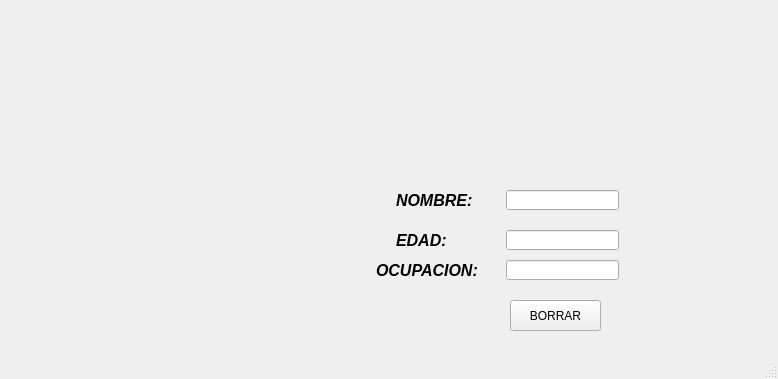
<?xml version="1.0" encoding="UTF-8"?>
<ui version="4.0">
 <class>MainWindow</class>
 <widget class="QMainWindow" name="MainWindow">
  <property name="geometry">
   <rect>
    <x>0</x>
    <y>0</y>
    <width>778</width>
    <height>379</height>
   </rect>
  </property>
  <property name="windowTitle">
   <string>MainWindow</string>
  </property>
  <widget class="QWidget" name="centralwidget">
   <widget class="QLabel" name="label">
    <property name="geometry">
     <rect>
      <x>20</x>
      <y>0</y>
      <width>181</width>
      <height>121</height>
     </rect>
    </property>
    <property name="text">
     <string/>
    </property>
    <property name="pixmap">
     <pixmap resource="../Recursos.qrc">:/meme/Imagen/fians.jpg</pixmap>
    </property>
    <property name="scaledContents">
     <bool>true</bool>
    </property>
   </widget>
   <widget class="QLabel" name="label_4">
    <property name="geometry">
     <rect>
      <x>580</x>
      <y>0</y>
      <width>171</width>
      <height>121</height>
     </rect>
    </property>
    <property name="text">
     <string/>
    </property>
    <property name="pixmap">
     <pixmap resource="../Recursos.qrc">:/meme/Imagen/uat-logo.jpg</pixmap>
    </property>
    <property name="scaledContents">
     <bool>true</bool>
    </property>
   </widget>
   <widget class="QLabel" name="label_5">
    <property name="geometry">
     <rect>
      <x>650</x>
      <y>380</y>
      <width>201</width>
      <height>151</height>
     </rect>
    </property>
    <property name="text">
     <string/>
    </property>
    <property name="pixmap">
     <pixmap>:/variados/logo_equipo.jpg</pixmap>
    </property>
    <property name="scaledContents">
     <bool>true</bool>
    </property>
   </widget>
   <widget class="QLabel" name="img">
    <property name="geometry">
     <rect>
      <x>126</x>
      <y>140</y>
      <width>191</width>
      <height>181</height>
     </rect>
    </property>
    <property name="text">
     <string/>
    </property>
    <property name="pixmap">
     <pixmap resource="../Recursos.qrc">:/meme/Imagen/JuarezBeltran.png</pixmap>
    </property>
    <property name="scaledContents">
     <bool>true</bool>
    </property>
   </widget>
   <widget class="QLineEdit" name="txt_Nombre">
    <property name="geometry">
     <rect>
      <x>506</x>
      <y>190</y>
      <width>113</width>
      <height>20</height>
     </rect>
    </property>
   </widget>
   <widget class="QLineEdit" name="txt_Edad">
    <property name="geometry">
     <rect>
      <x>506</x>
      <y>230</y>
      <width>113</width>
      <height>20</height>
     </rect>
    </property>
   </widget>
   <widget class="QLineEdit" name="txt_Ocupacion">
    <property name="geometry">
     <rect>
      <x>506</x>
      <y>260</y>
      <width>113</width>
      <height>20</height>
     </rect>
    </property>
   </widget>
   <widget class="QLabel" name="label_3">
    <property name="geometry">
     <rect>
      <x>396</x>
      <y>190</y>
      <width>101</width>
      <height>21</height>
     </rect>
    </property>
    <property name="font">
     <font>
      <pointsize>12</pointsize>
      <weight>75</weight>
      <italic>true</italic>
      <bold>true</bold>
     </font>
    </property>
    <property name="text">
     <string>NOMBRE:</string>
    </property>
   </widget>
   <widget class="QLabel" name="label_6">
    <property name="geometry">
     <rect>
      <x>396</x>
      <y>230</y>
      <width>101</width>
      <height>21</height>
     </rect>
    </property>
    <property name="font">
     <font>
      <pointsize>12</pointsize>
      <weight>75</weight>
      <italic>true</italic>
      <bold>true</bold>
     </font>
    </property>
    <property name="text">
     <string>EDAD:</string>
    </property>
   </widget>
   <widget class="QLabel" name="label_7">
    <property name="geometry">
     <rect>
      <x>376</x>
      <y>260</y>
      <width>111</width>
      <height>21</height>
     </rect>
    </property>
    <property name="font">
     <font>
      <pointsize>12</pointsize>
      <weight>75</weight>
      <italic>true</italic>
      <bold>true</bold>
     </font>
    </property>
    <property name="text">
     <string>OCUPACION:</string>
    </property>
   </widget>
   <widget class="QPushButton" name="btn_borrar">
    <property name="geometry">
     <rect>
      <x>510</x>
      <y>300</y>
      <width>91</width>
      <height>31</height>
     </rect>
    </property>
    <property name="text">
     <string>BORRAR</string>
    </property>
   </widget>
  </widget>
  <widget class="QMenuBar" name="menubar">
   <property name="geometry">
    <rect>
     <x>0</x>
     <y>0</y>
     <width>778</width>
     <height>21</height>
    </rect>
   </property>
  </widget>
  <widget class="QStatusBar" name="statusbar"/>
 </widget>
 <resources>
  <include location="../Recursos.qrc"/>
 </resources>
 <connections/>
</ui>
